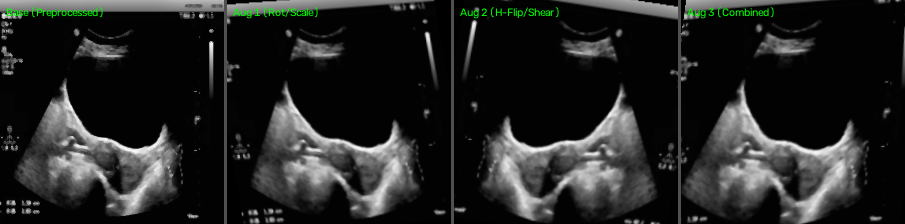
#> input picture reports/augmentation_samples/augmentation_sample_01_UF_1.2.826.0.1.3680043.2.461.11219581.1358591605.png, 905 x 224 px
$ python -i caliper_masking.py   (imports and definitions only)
#> lines starting #> are read from the running program, lines starting #| are printed output that depends on the picture; after the words box and inside, x2 and y2 are one past the last pixel; in counts of white or black regions, pixels touching at a corner belong together
#> further down, picture is the input picture: shape (224, 905, 3); mean B, G, R 35.7, 36.8, 35.7
"""
caliper_masking.py
Detects and inpaints caliper/measurement-marker artifacts (crosshairs, dashed
calipers, distance-measurement dashes) from ultrasound B-mode images, while
leaving true grayscale tissue echogenicity untouched.

Core principle: true anatomy is grayscale (R≈G≈B). Caliper markers and
measurement text are rendered in white or yellow/orange with a slight but
detectable chromatic signature. We isolate small, chromatic, high-contrast
connected components and inpaint them.
"""

import cv2
import numpy as np

# ---- Tunable thresholds ----
HEADER_EXCLUDE_FRAC = 0.12   # top strip is the machine metadata banner — skip entirely,
                              # it's not part of the anatomical image and shouldn't be inpainted
CHROMA_DIFF_THRESH = 15       # min |R-G|, |G-B|, or |R-B| to call a pixel "chromatic" (not grayscale)
BRIGHTNESS_THRESH = 140       # calipers/measurement marks are bright; filters out darker chromatic noise
MIN_BLOB_AREA = 4             # px — below this is likely JPEG chroma noise, not a real marker
MAX_BLOB_AREA = 180           # px — above this it's probably a real colored region (e.g. Doppler), not a caliper
MAX_ASPECT_RATIO = 4.0        # crosshairs/dashes are compact or short line segments, not long shapes
DILATE_KERNEL_SIZE = 5        # 5x5 kernel fully eliminates anti-aliased font ghosting and marker edges
INPAINT_RADIUS = 5
INPAINT_METHOD = cv2.INPAINT_TELEA  # generally better for thin, elongated regions like dashes


def detect_caliper_mask(image_bgr: np.ndarray) -> np.ndarray:
    """Returns a binary mask (uint8, 0/255) of detected caliper/marker pixels."""
    h, w = image_bgr.shape[:2]
#> h = 224; w = 905
    b = image_bgr[:, :, 0].astype(int)
    g = image_bgr[:, :, 1].astype(int)
    r = image_bgr[:, :, 2].astype(int)

    # Chromatic test: real tissue is grayscale, calipers/text are not
    chroma = np.maximum(np.maximum(np.abs(r - g), np.abs(g - b)), np.abs(r - b))
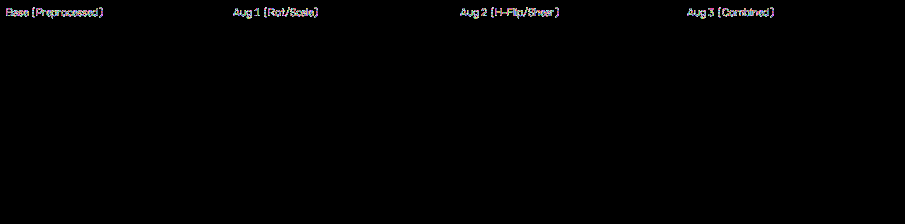
#> chroma: shape (224, 905) int64; 239 distinct labels, from 0 to 255; one colour per label, 0 black
    is_chromatic = chroma > CHROMA_DIFF_THRESH
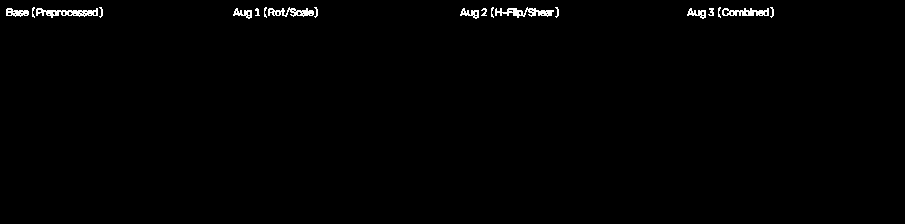
#> is_chromatic: shape (224, 905) bool; 0.86% white in thin lines or dots, all inside (x1, y1, x2, y2) = (6, 7, 774, 19)

    # Brightness test: calipers/measurement marks are bright, not dark chroma artifacts
    brightness = (r + g + b) / 3.0
    is_bright = brightness > BRIGHTNESS_THRESH
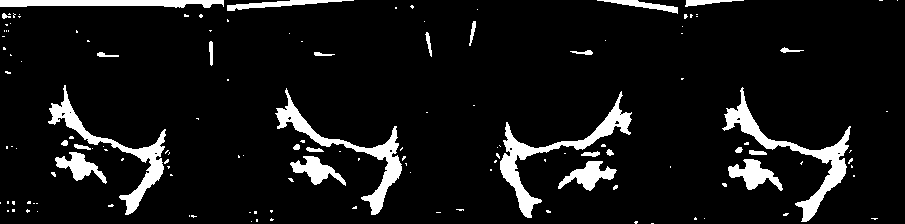
#> is_bright: shape (224, 905) bool; 8.1% white; 139 white regions (111 under 20 px), largest, box (x1, y1, x2, y2) and area: (722, 87, 851, 222) 2572, (500, 91, 632, 218) 2480, (275, 88, 402, 215) 2246

    raw_mask = (is_chromatic & is_bright).astype(np.uint8) * 255
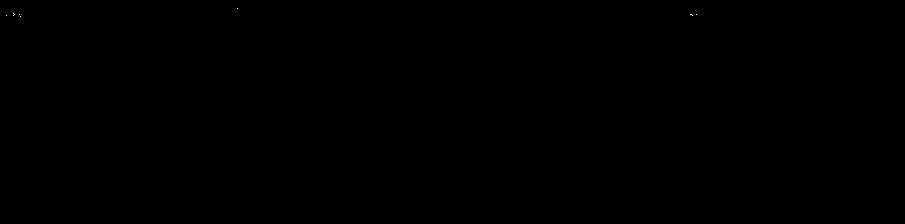
#> raw_mask: shape (224, 905); 0.01% white in thin lines or dots, all inside (x1, y1, x2, y2) = (6, 8, 697, 17)

    # Exclude the top metadata banner entirely — it's not anatomy, don't touch it
    raw_mask[: int(h * HEADER_EXCLUDE_FRAC), :] = 0
#> raw_mask: shape (224, 905); 0.01% of pixels changed, all inside (x1, y1, x2, y2) = (6, 8, 697, 17)

    # Connected-component filtering: keep only small, compact/short-line blobs
    num_labels, labels, stats, _ = cv2.connectedComponentsWithStats(raw_mask, connectivity=8)
#> labels: shape (224, 905) int32; every value is 0
#> num_labels = 1; stats = [[0, 0, 905, 224, 202720]]
    clean_mask = np.zeros_like(raw_mask)
    for i in range(1, num_labels):  # skip background label 0
        area = stats[i, cv2.CC_STAT_AREA]
        bw = stats[i, cv2.CC_STAT_WIDTH]
        bh = stats[i, cv2.CC_STAT_HEIGHT]
        aspect = max(bw, bh) / max(1, min(bw, bh))
        if MIN_BLOB_AREA <= area <= MAX_BLOB_AREA and aspect <= MAX_ASPECT_RATIO:
            clean_mask[labels == i] = 255

    # Slight dilation so inpainting covers anti-aliased marker edges completely
    kernel = cv2.getStructuringElement(cv2.MORPH_ELLIPSE, (DILATE_KERNEL_SIZE, DILATE_KERNEL_SIZE))
    clean_mask = cv2.dilate(clean_mask, kernel, iterations=1)

    return clean_mask


def remove_calipers(image_bgr: np.ndarray) -> tuple[np.ndarray, np.ndarray, int]:
    """
    Returns (inpainted_image, mask_used, num_blobs_removed).
    Call this BEFORE the existing grayscale/median/CLAHE pipeline, on the
    original color image, so chromatic information still exists to detect —
    the current pipeline converts to grayscale immediately, which would
    destroy this signal.
    """
    mask = detect_caliper_mask(image_bgr)
    num_blobs = cv2.connectedComponents(mask)[0] - 1
#> num_blobs = 0
    if num_blobs == 0:
        return image_bgr.copy(), mask, 0
    inpainted = cv2.inpaint(image_bgr, mask, INPAINT_RADIUS, INPAINT_METHOD)
    return inpainted, mask, num_blobs

>>> import cv2
>>> picture = cv2.imread('reports/augmentation_samples/augmentation_sample_01_UF_1.2.826.0.1.3680043.2.461.11219581.1358591605.png')
>>> result = remove_calipers(picture)

$ run again, on reports/augmentation_samples/augmentation_sample_02_UF_1.2.826.0.1.3680043.2.461.11221583.696933856.png
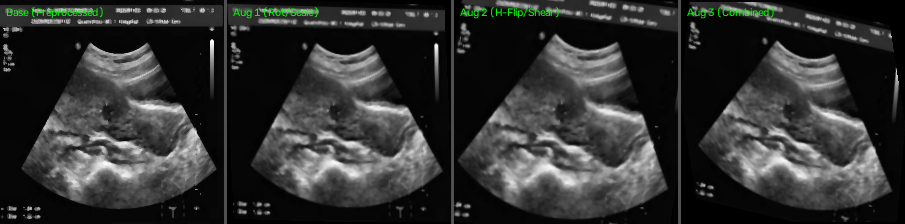
#> input picture reports/augmentation_samples/augmentation_sample_02_UF_1.2.826.0.1.3680043.2.461.11221583.696933856.png, 905 x 224 px
#> picture is the input picture: shape (224, 905, 3); mean B, G, R 49.7, 50.8, 49.7
#> chroma: shape (224, 905) int64; 238 distinct labels, from 0 to 255
#> is_chromatic: shape (224, 905) bool; 0.86% white in thin lines or dots, all inside (x1, y1, x2, y2) = (6, 7, 774, 19)
#> in detect_caliper_mask, `is_bright = brightness > BRIGHTNESS_THRESH`:
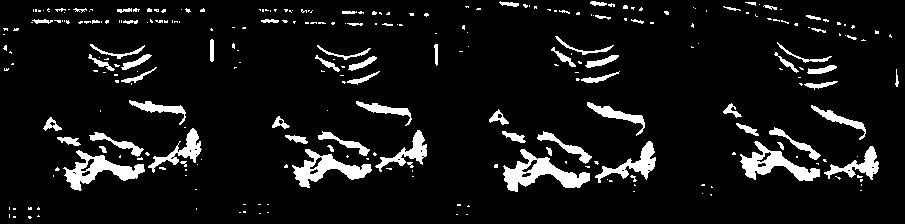
#> is_bright: shape (224, 905) bool; 8.1% white; 278 white regions (207 under 20 px), largest, box (x1, y1, x2, y2) and area: (503, 149, 590, 192) 1465, (63, 150, 145, 191) 1233, (740, 141, 820, 181) 1194
#> labels: shape (224, 905) int32; every value is 0
#> num_labels = 1; stats = [[0, 0, 905, 224, 202720]]
#> num_blobs = 0

$ run again, on reports/augmentation_samples/augmentation_sample_03_NUF_1.2.826.0.1.3680043.2.461.11229756.3714980984.png
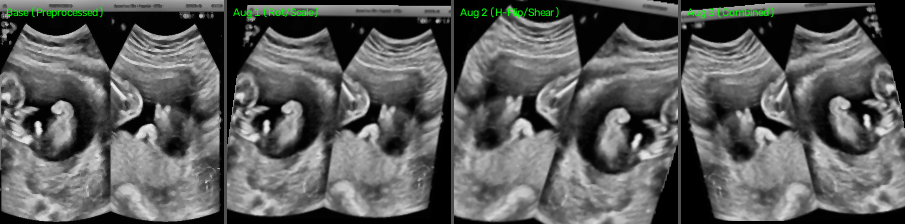
#> input picture reports/augmentation_samples/augmentation_sample_03_NUF_1.2.826.0.1.3680043.2.461.11229756.3714980984.png, 905 x 224 px
#> picture is the input picture: shape (224, 905, 3); mean B, G, R 91.3, 92.4, 91.3
#> chroma: shape (224, 905) int64; 239 distinct labels, from 0 to 255
#> is_chromatic: shape (224, 905) bool; 0.86% white in thin lines or dots, all inside (x1, y1, x2, y2) = (6, 7, 774, 19)
#> in detect_caliper_mask, `is_bright = brightness > BRIGHTNESS_THRESH`:
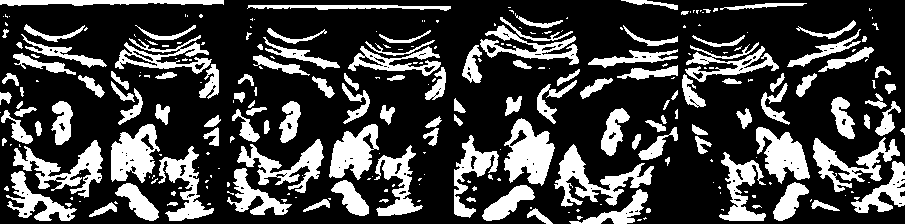
#> is_bright: shape (224, 905) bool; 26.4% white; 275 white regions (146 under 20 px), largest, box (x1, y1, x2, y2) and area: (504, 118, 555, 186) 2054, (554, 144, 654, 207) 2024, (13, 140, 103, 198) 1803
#> labels: shape (224, 905) int32; every value is 0
#> num_labels = 1; stats = [[0, 0, 905, 224, 202720]]
#> num_blobs = 0

$ run again, on reports/augmentation_samples/augmentation_sample_04_NUF_1.2.826.0.1.3680043.2.461.11229757.2783613826.png
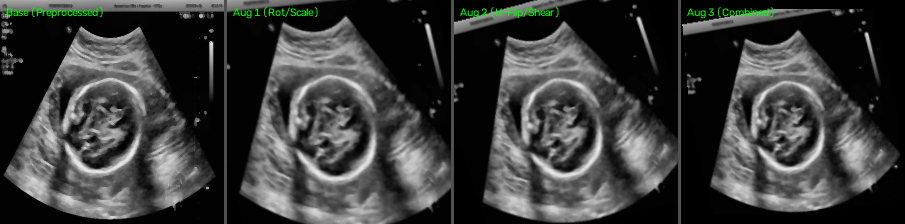
#> input picture reports/augmentation_samples/augmentation_sample_04_NUF_1.2.826.0.1.3680043.2.461.11229757.2783613826.png, 905 x 224 px
#> picture is the input picture: shape (224, 905, 3); mean B, G, R 58.7, 59.8, 58.7
#> chroma: shape (224, 905) int64; 238 distinct labels, from 0 to 255
#> is_chromatic: shape (224, 905) bool; 0.86% white in thin lines or dots, all inside (x1, y1, x2, y2) = (6, 7, 774, 19)
#> in detect_caliper_mask, `is_bright = brightness > BRIGHTNESS_THRESH`:
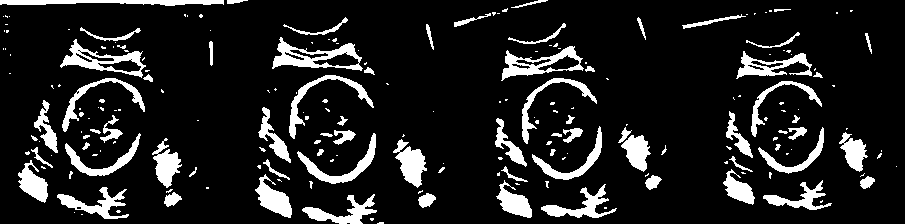
#> is_bright: shape (224, 905) bool; 12.7% white; 207 white regions (130 under 20 px), largest, box (x1, y1, x2, y2) and area: (272, 37, 363, 71) 1162, (60, 39, 146, 78) 1013, (501, 46, 584, 81) 1002
#> labels: shape (224, 905) int32; every value is 0
#> num_labels = 1; stats = [[0, 0, 905, 224, 202720]]
#> num_blobs = 0
